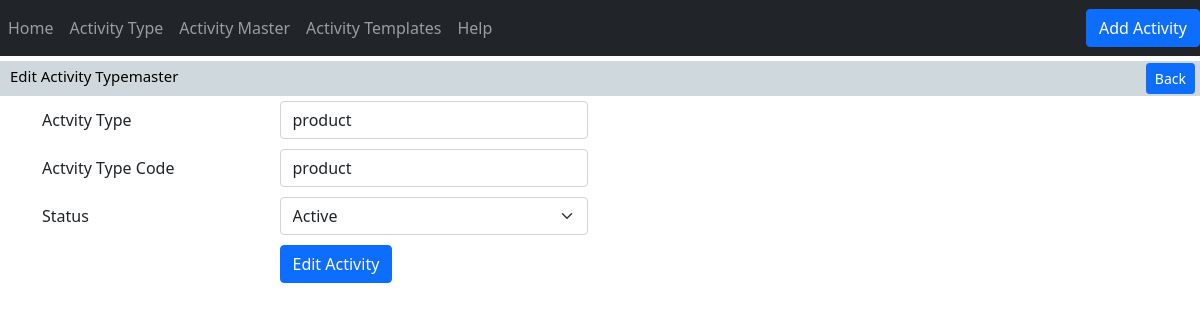
/activityType/edit/4/, run on an earlier commit of the app's database.
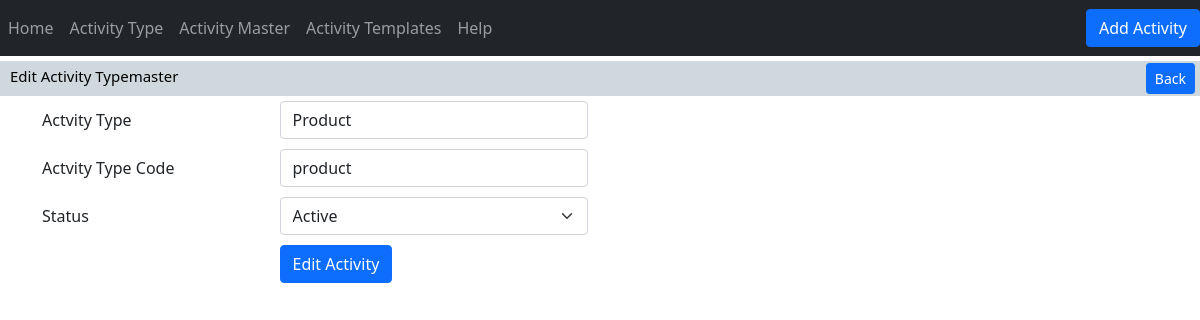
And on a later commit of the database.
### activity/models.py (models this page shows, shortened)
class activityTypeMaster(models.Model):
    TYPEMASTER = (
        ("Active","Active"),
        ("Inactive","Inactive")
    )
    iActivityTypeMasterID   = models.AutoField(primary_key=True)
    cActivityType           = models.CharField(max_length=256,null=True)
    cActivityCode           = models.CharField(max_length=256,null=True)
    eStatus                 = models.CharField(max_length=256,choices=TYPEMASTER)

### activity/views.py (the view)
# urls.py: path('activityType/edit/<int:pk>/', views.activityTypeMasterForm, name='activityTypeEdit'),
def activityTypeMasterForm(request,pk=None):
    instance = get_object_or_404(activityTypeMaster, pk=pk) if pk else None
    if request.method == 'POST':
        activityTypeName        = request.POST.get('inputActivityTypeName')
        activityTypeCode        = request.POST.get('inputActivityTypeCode')
        activityTypeStatus      = request.POST.get('inputActivityTypeStatus')
        POST_DATA = request.POST.copy()
        POST_DATA['cActivityType']   =   activityTypeName
        POST_DATA['cActivityCode']   =   activityTypeCode
        POST_DATA['eStatus']         =   activityTypeStatus
        form = ActivityTypeMasterForm(POST_DATA, instance=instance)
        if form.is_valid():
            form.save()
            return redirect('activityType')  # Redirect to a list or success page
    else:
        form = ActivityTypeMasterForm(instance=instance)
    return render(request, 'activity/activity_type_form.html', {'form': form, 'instance': instance})

### activity/form.py
class ActivityTypeMasterForm(ModelForm):
    class Meta:
        model = activityTypeMaster
        fields = '__all__'

### activity/templates/activity/activity_type_form.html (shortened to what this page needs)
{% extends 'activity/main.html'%}
{%block content%}
<div class="row">
    <div class="col-12">
        <div class="page-strip">
            <div class="strip-left">
                <div class="strip-title"> {% if instance %}Edit{% else %}Add{% endif %}  Activity Typemaster</div>
            </div>
            <div class="strip-right">
                <div class="back-button">
                    <a href="{% url 'activityType'%}" class="btn btn-primary btn-sm strip-button">Back</a>
                </div>
            </div>
        </div>
    </div>
</div>
<div class="container">
    <div class="row">
        <div class="col">
            <form action="{% if instance %}{% url 'activityTypeEdit' pk=instance.pk %}{% else %}{% url 'activityTypeAdd' %}{% endif %}" method="post">
                <div class="form-group row">
                    <label for="inputActivityTypeName" class="col-sm-5 col-form-label" >Actvity Type</label>
                    <div class="col-sm-7">
                        <input type="text" class="form-control" id="inputActivityTypeName" aria-describedby="activityTypeNameHelp" placeholder="" name="inputActivityTypeName"
                        value="{{ instance.cActivityType|default:'' }}" >
                    </div>
                </div>
                <div class="form-group row">
                    <label for="inputActivityTypeCode" class="col-sm-5 col-form-label" >Actvity Type Code</label>
                    <div class="col-sm-7">
                        <input type="text" class="form-control" id="inputActivityTypeCode" aria-describedby="activityTypeCodeHelp" placeholder=""
                        name="inputActivityTypeCode" value="{{ instance.cActivityCode|default:'' }}" >
                    </div>
                </div>
                <div class="form-group row">
                    <label for="inputActivityTypeStatus" class="col-sm-5 col-form-label" >Status</label>
                    <div class="col-sm-7">
                        <select class="form-select" id="inputActivityTypeStatus" aria-describedby="activityTypeStatusHelp" placeholder="" name="inputActivityTypeStatus" >
                            <option value="Active" {% if instance and instance.eStatus == "Active" %}selected{% endif %}>Active</option>
                        </select>
                    </div>
                </div>
                <div class="form-group row">
                    <div class="col-sm-5"></div>
                    <div class="col-sm-7">
                      <button type="submit" class="btn btn-primary">{% if instance %}Edit{% else %}Add{% endif %} Activity</button>
                    </div>
                  </div>
            </form>
        </div>
        <div class="col"></div>
    </div>
</div>
{%endblock%}

What changed in the data, as far as the page shows it:
changed activityTypeMaster "product": inputActivityTypeName "product" → "Product"
